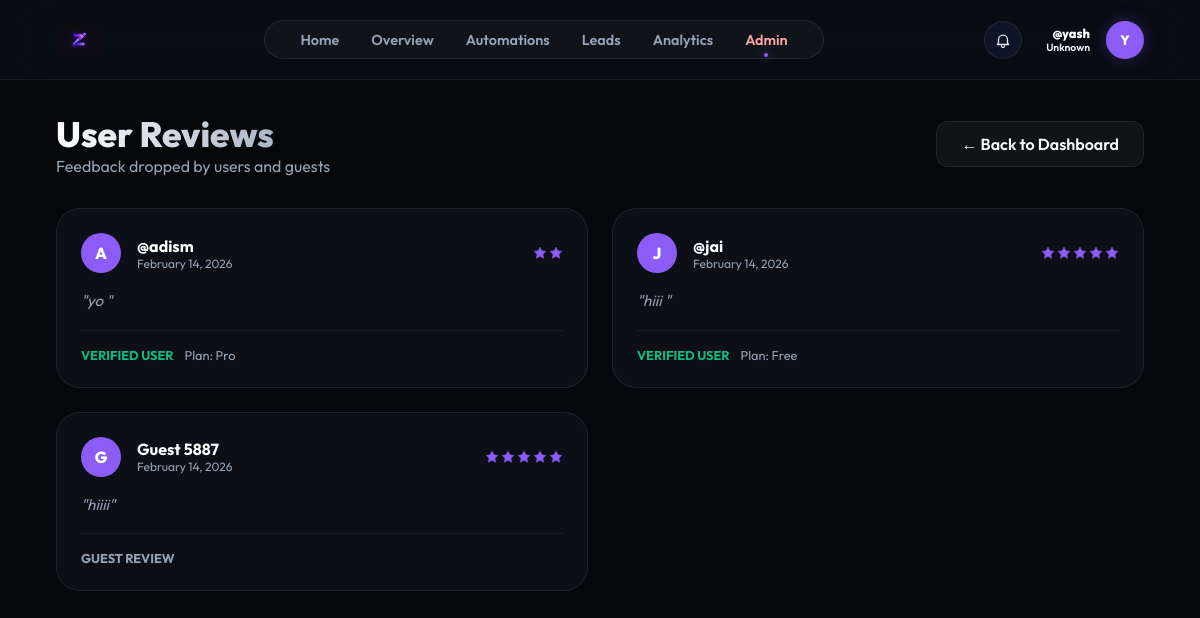
Screenshot of /admin/reviews (signed in) with the database file from the repository.
### models.py (models this page shows)
class User(db.Model):
    id = db.Column(db.Integer, primary_key=True)
    username = db.Column(db.String(80), unique=True, nullable=False)
    email = db.Column(db.String(120), unique=True)
    password_hash = db.Column(db.String(256))
    full_name = db.Column(db.String(100))
    fb_user_id = db.Column(db.String(120), unique=True)
    ig_user_id = db.Column(db.String(120), unique=True)
    fb_access_token = db.Column(db.Text)
    ig_access_token = db.Column(db.Text)
    token_expires_at = db.Column(db.DateTime)
    ig_username = db.Column(db.String(100))  # Store Instagram username separately
    ig_password_encrypted = db.Column(db.Text)  # Encrypted password
    ig_session_data = db.Column(db.Text)  # Store session data for direct API
    plan = db.Column(db.String(50), default="Free")
    used_founding_coupon = db.Column(db.Boolean, default=False)
    niche = db.Column(db.String(50))
    bio = db.Column(db.Text)
    avatar = db.Column(db.String(10))
    followers = db.Column(db.Integer, default=0)
    following = db.Column(db.Integer, default=0)
    free_tokens = db.Column(db.Integer, default=4000)
    paid_tokens = db.Column(db.Integer, default=0)
    tokens_reset_at = db.Column(db.DateTime, default=datetime.utcnow)
    is_admin = db.Column(db.Boolean, default=False)
    funnels = db.relationship('Funnel', backref='owner', lazy=True)
    leads = db.relationship('Lead', backref='owner', lazy=True)

class Review(db.Model):
    id = db.Column(db.Integer, primary_key=True)
    user_id = db.Column(db.Integer, db.ForeignKey('user.id'), nullable=True)
    guest_name = db.Column(db.String(100))
    content = db.Column(db.Text, nullable=False)
    rating = db.Column(db.Integer, default=5)
    created_at = db.Column(db.DateTime, default=datetime.utcnow)
    user = db.relationship('User', backref=db.backref('reviews', lazy=True))

### app.py (the view)
@app.route('/admin/reviews')
@admin_required
def admin_reviews():
    user = User.query.get(session['user_id'])
    reviews = Review.query.order_by(Review.created_at.desc()).all()
    return render_template('admin_reviews.html', user=user, reviews=reviews)

### app.py (called while the page is built)
def admin_required(f):
    @wraps(f)
    def decorated_function(*args, **kwargs):
        if 'user_id' not in session:
            return redirect(url_for('login_ui'))
        user = User.query.get(session['user_id'])
        if not user or not user.is_admin:
            abort(403)
        return f(*args, **kwargs)
    return decorated_function

### templates/admin_reviews.html (shortened to what this page needs)
{% extends "base.html" %}
{% block content %}
<div class="admin-container">
    <div style="display: flex; justify-content: space-between; align-items: center; margin-bottom: 2rem;">
        <div>
            <h1
                style="font-size: 2.2rem; font-weight: 800; background: linear-gradient(to right, #fff, #94a3b8); -webkit-background-clip: text; -webkit-text-fill-color: transparent;">
                User Reviews</h1>
            <p style="color: var(--text-secondary);">Feedback dropped by users and guests</p>
        </div>
        <a href="/admin" class="btn btn-secondary" style="text-decoration: none;">← Back to Dashboard</a>
    </div>
    <div style="display: grid; grid-template-columns: repeat(auto-fill, minmax(400px, 1fr)); gap: 1.5rem;">
        {% for review in reviews %}
        <div class="card" style="position: relative;">
            <div style="display: flex; align-items: center; gap: 1rem; margin-bottom: 1rem;">
                <div
                    style="width: 40px; height: 40px; background: #8b5cf6; border-radius: 50%; display: flex; align-items: center; justify-content: center; font-weight: 800; color: white;">
                    {% if review.user %}
                    {{ review.user.avatar or review.user.username[0]|upper }}
                    {% else %}
                    {{ review.guest_name[0]|upper if review.guest_name else 'G' }}
                    {% endif %}
                </div>
                <div>
                    <p style="font-weight: 700; margin: 0; color: #fff;">
                        {% if review.user %}
                        @{{ review.user.username }}
                        {% else %}
                        {{ review.guest_name }}
                        {% endif %}
                    </p>
                    <p style="font-size: 0.75rem; color: var(--text-secondary); margin: 0;">
                        {{ review.created_at.strftime('%B %d, %Y') }}
                    </p>
                </div>
                <div style="margin-left: auto; display: flex; gap: 2px;">
                    {% for i in range(review.rating) %}
                    <svg xmlns="http://www.w3.org/2000/svg" width="14" height="14" viewBox="0 0 24 24" fill="#8b5cf6"
                        stroke="#8b5cf6">
                        <polygon
                            points="12 2 15.09 8.26 22 9.27 17 14.14 18.18 21.02 12 17.77 5.82 21.02 7 14.14 2 9.27 8.91 8.26 12 2" />
                    </svg>
                    {% endfor %}
                </div>
            </div>
            <p style="color: var(--text-secondary); line-height: 1.6; font-size: 0.95rem; font-style: italic;">
                "{{ review.content }}"
            </p>
            {% if review.user_id %}
            <div
                style="margin-top: 1rem; padding-top: 1rem; border-top: 1px solid rgba(255,255,255,0.05); font-size: 0.8rem;">
                <span style="color: #10b981; font-weight: 700;">VERIFIED USER</span>
                <span style="color: var(--text-secondary); margin-left: 0.5rem;">Plan: {{ review.user.plan }}</span>
            </div>
            {% else %}
            <div
                style="margin-top: 1rem; padding-top: 1rem; border-top: 1px solid rgba(255,255,255,0.05); font-size: 0.8rem;">
                <span style="color: #94a3b8; font-weight: 700;">GUEST REVIEW</span>
            </div>
            {% endif %}
        </div>
        {% endfor %}
    </div>
</div>
{% endblock %}

### templates/base.html (shortened to what this page needs)
<!DOCTYPE html>
<html lang="en">
<head>
    <link rel="stylesheet" href="{{ url_for('static', filename='css/style.css') }}">
</head>
<body>
    <nav class="top-nav">
        <a href="/dashboard" class="nav-brand">
            <img src="{{ url_for('static', filename='img/logo.png') }}" alt="ZenFlow"
                style="height: 32px; width: auto;">
        </a>
        <div class="nav-links">
            <a href="/" class="nav-link {% if request.path == '/' %}active{% endif %}">Home</a>
            <a href="/dashboard" class="nav-link {% if request.path == '/dashboard' %}active{% endif %}">Overview</a>
            <a href="/automations"
                class="nav-link {% if request.path == '/automations' %}active{% endif %}">Automations</a>
            <a href="/leads" class="nav-link {% if request.path == '/leads' %}active{% endif %}">Leads</a>
            <a href="/analytics" class="nav-link {% if request.path == '/analytics' %}active{% endif %}">Analytics</a>
            {% if user.is_admin %}
            <a href="/admin" class="nav-link {% if request.path.startswith('/admin') %}active{% endif %}"
                style="color: #fca5a5;">Admin</a>
            {% endif %}
        </div>
        <div class="nav-user" style="position: relative;">
            <button id="notif-bell" aria-label="Notifications"
                style="width:38px; height:38px; border-radius:999px; border:1px solid var(--glass-border); background:rgba(15,23,42,0.9); display:flex; align-items:center; justify-content:center; cursor:pointer; padding:0; margin-right: 0.5rem;">
            </button>
            <div class="nav-user" style="position: relative; cursor: pointer;" onclick="toggleProfileDropdown(event)">
                <div style="text-align: right;">
                    <p style="font-size: 0.8rem; font-weight: 800; margin: 0; color: white;">@{{ user.username }}</p>
                    <p style="font-size: 0.65rem; color: {{ user.niche_color }}; margin: 0; font-weight: 600;">{{
                        user.niche
                        }}</p>
                </div>
                <div class="nav-avatar">{{ user.avatar or user.username[0]|upper }}</div>
            </div>
    </nav>
    <div class="app-container">
        <main class="main-content">
            {% block content %}{% endblock %}
        </main>
    </div>
</body>
</html>

### static/css/style.css (style rules this page uses)
:root { --bg-dark: #05070a; --card-bg: rgba(16, 20, 28, 0.7); --accent-purple: #8b5cf6; --accent-cyan: #06b6d4; --accent-gold: #fbbf24; --text-primary: #f8fafc; --text-secondary: #94a3b8; --sidebar-width: 260px; --glass-border: rgba(255, 255, 255, 0.08); }
* { margin: 0; padding: 0; box-sizing: border-box; font-family: 'Outfit', sans-serif; }
body { background-color: var(--bg-dark); color: var(--text-primary); overflow-x: hidden; }
.app-container { display: flex; min-height: 100vh; }
.main-content { flex-grow: 1; margin-left: var(--sidebar-width); padding: 2.5rem 3.5rem; }
.btn { padding: 0.75rem 1.5rem; border-radius: 12px; border: none; font-weight: 600; cursor: pointer; transition: all 0.3s ease; }
.btn-secondary { background: rgba(255, 255, 255, 0.05); color: var(--text-primary); border: 1px solid var(--glass-border); }
.card { background: var(--card-bg); border: 1px solid var(--glass-border); border-radius: 24px; padding: 1.5rem; backdrop-filter: blur(10px); transition: transform 0.3s ease, border-color 0.3s ease; }

### templates/base.html (style rules this page uses)
.app-container { flex-direction: column; }
.main-content { margin-left: 0; padding: 2rem 3.5rem; width: 100%; max-width: 1400px; margin: 0 auto; }
.top-nav { display: flex; justify-content: space-between; align-items: center; padding: 1.25rem 3.5rem; background: rgba(10, 14, 22, 0.85); backdrop-filter: blur(30px); border-bottom: 1px solid var(--glass-border); position: sticky; top: 0; z-index: 1000; }
.nav-brand { display: flex; align-items: center; gap: 1rem; text-decoration: none; color: white; font-weight: 800; font-size: 1.4rem; }
.nav-links { display: flex; gap: 2rem; background: rgba(255, 255, 255, 0.03); padding: 0.6rem 2.2rem; border-radius: 40px; border: 1px solid var(--glass-border); box-shadow: inset 0 0 10px rgba(255, 255, 255, 0.02); }
.nav-link { text-decoration: none; color: var(--text-secondary); font-weight: 600; font-size: 0.9rem; transition: all 0.3s cubic-bezier(0.4, 0, 0.2, 1); position: relative; }
.nav-link.active { color: var(--text-primary); }
.nav-link.active::after { content: ''; position: absolute; bottom: -8px; left: 50%; transform: translateX(-50%); width: 4px; height: 4px; background: var(--accent-purple); border-radius: 50%; box-shadow: 0 0 10px var(--accent-purple); }
.nav-user { display: flex; align-items: center; gap: 1rem; }
.nav-avatar { width: 38px; height: 38px; background: var(--accent-purple); border-radius: 50%; display: flex; align-items: center; justify-content: center; font-weight: 800; font-size: 0.85rem; color: white; box-shadow: 0 0 15px rgba(139, 92, 246, 0.3); }

### rows the page displays
User: username "yash", niche "Unknown", avatar "Y"
Review: user "A", user.username "adism", created_at "February 14, 2026", rating 2 (drawn), content "yo", user.plan "Pro"
Review: user "J", user.username "jai", created_at "February 14, 2026", rating 5 (drawn), content "hiii", user.plan "Free"
Review: guest_name "G", guest_name "Guest 5887", created_at "February 14, 2026", rating 5 (drawn), content "hiiii", shows "GUEST REVIEW"
